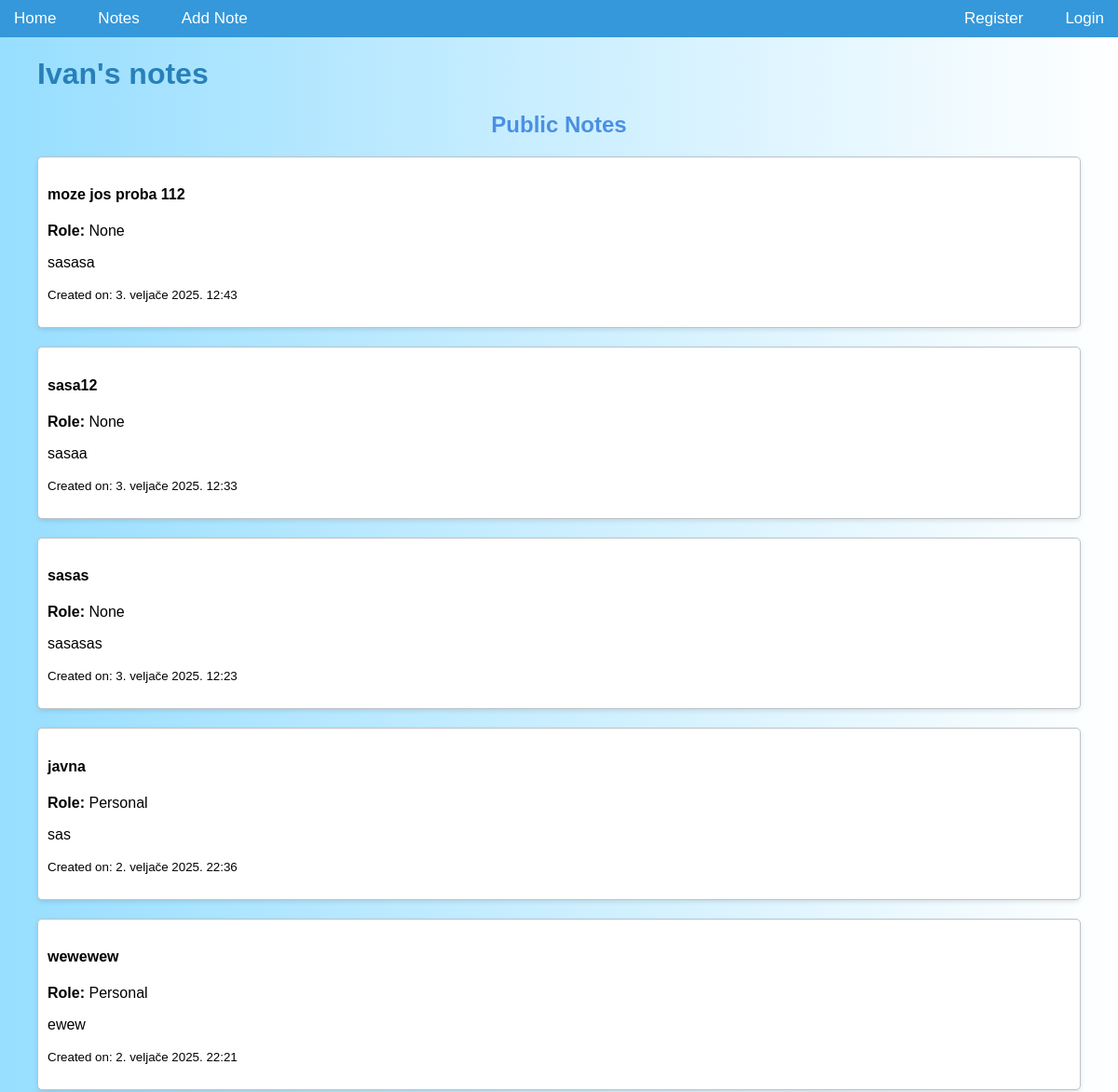
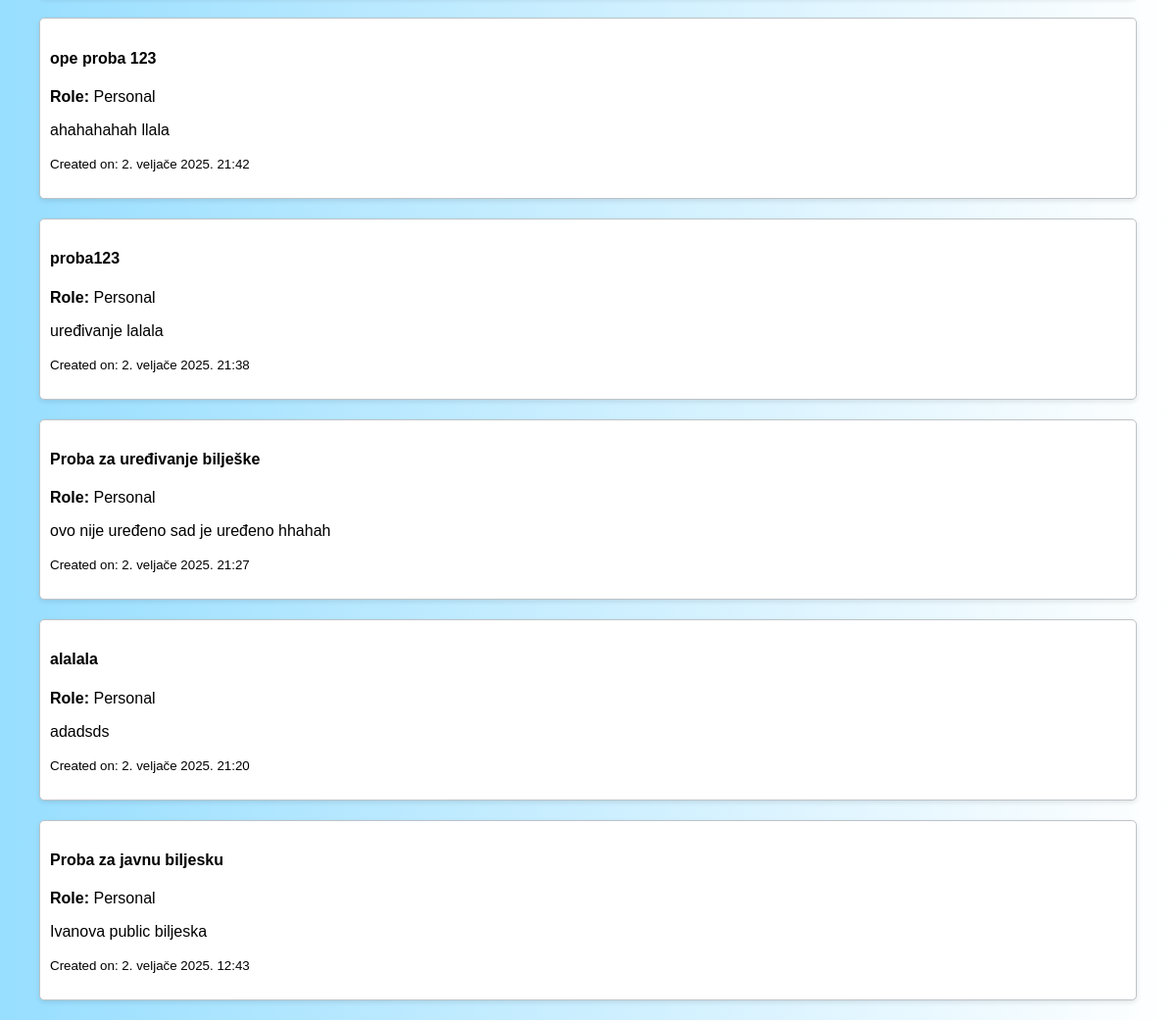
Before: /accounts/profile/3 with the older database file (2 pictures, top to bottom).
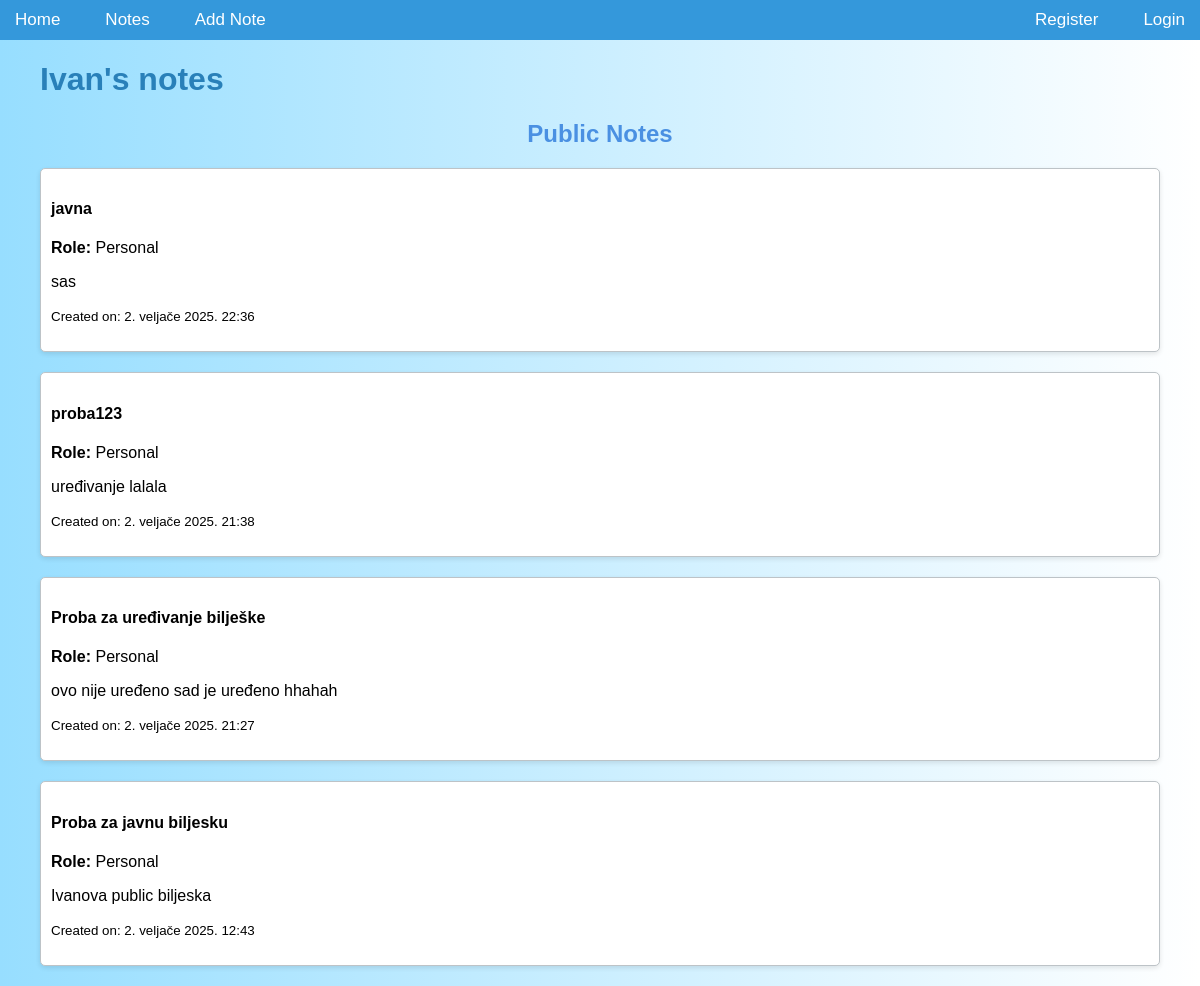
After: the same page with the newer database file.
### notes/models.py (models this page shows, shortened)
class Note(models.Model):
    ROLE_CHOICES = [
        ('hobbies', 'Hobbies'),
        ('movies', 'Movies'),
        ('school', 'School'),
        ('work', 'Work'),
        ('music', 'Music'),
        ('personal', 'Personal'),
    ]
    user = models.ForeignKey('accounts.CustomUser', on_delete=models.CASCADE, null=True, blank=True, related_name='notes')
    title = models.CharField(max_length=200)
    content = models.TextField()
    pub_date = models.DateTimeField(auto_now_add=True)
    likes = models.PositiveIntegerField(default=0)
    private_notes = models.ManyToManyField(PrivateNoteModel, blank=True)
    is_public = models.BooleanField(default=True)
    is_important = models.BooleanField(default=False)
    is_locked = models.BooleanField(default=False)
    password = models.CharField(max_length=100, null=True, blank=True)
    completed = models.BooleanField(default=False)
    is_private = models.BooleanField(default=False)
    role = models.CharField(max_length=20, choices=ROLE_CHOICES, blank=True, null=True)

### accounts/views.py (the view)
# urls.py: path('profile/<int:user_id>', views.profile, name="profile"),
def profile(request, user_id):
    user = get_object_or_404(CustomUser, pk=user_id)
    try:
        account = user.account
    except Account.DoesNotExist:
        account = None
    regular_user = account.regular_user if account else None
    superuser = account.superuser if account else None
    notes = Note.objects.filter(user=user)
    notes = Note.objects.filter(user=user)
    public_notes = notes.filter(is_public=True).order_by('-is_important', '-pub_date')
    if request.user == user:
        private_notes = notes.filter(is_private=True).order_by('-pub_date')
    else:
        private_notes = None
    context = {
        'profile_user': user,
        'account': account,
        'regular_user': regular_user,
        'superuser': superuser,
        'private_notes': private_notes,
        'public_notes': public_notes,
    }
    return render(request, 'accounts/profile.html', context)

### accounts/templates/accounts/profile.html (shortened to what this page needs)
{% extends 'notes/base.html' %}
{% block content %}
<div class="container">
  <h1 class="mb-5 mt-5">{{ profile_user.username }}'s notes</h1>
  <div class="row">
      <div class="col-md-12">
          <h2 class="mt-5 mb-4 text-center">Public Notes</h2>
          {% for note in public_notes %}
              <div class="card my-4 shadow-sm p-3 mb-5">
                  <div class="card-body m-2">
                      <h4>{{ note.title }}</h4>
                      <p><strong>Role:</strong> {{ note.get_role_display }}</p>
                      <p>{{ note.content }}</p>
                      <p><small>Created on: {{ note.pub_date }}</small></p>
                  </div>
              </div>
          {% empty %}
              <p class="text-center">No public notes available.</p>
          {% endfor %}
      </div>
  </div>
</div>
  {% endblock content %}

Changed rows visible on the page:
removed Note: title "moze jos proba 112", role "None", content "sasasa", pub_date "3. veljače 2025. 12:43"
removed Note: title "sasa12", role "None", content "sasaa", pub_date "3. veljače 2025. 12:33"
removed Note: title "sasas", role "None", content "sasasas", pub_date "3. veljače 2025. 12:23"
removed Note: title "wewewew", role "Personal", content "ewew", pub_date "2. veljače 2025. 22:21"
removed Note: title "ope proba 123", role "Personal", content "ahahahahah llala", pub_date "2. veljače 2025. 21:42"
removed Note: title "alalala", role "Personal", content "adadsds", pub_date "2. veljače 2025. 21:20"
